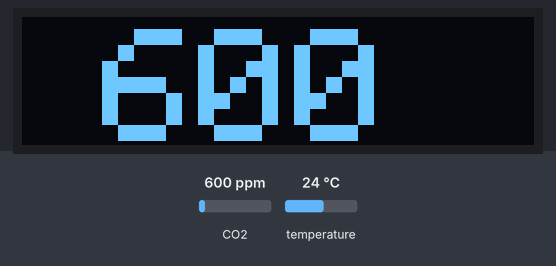
Bench run of a sketch on a simulated Arduino Uno, built with avr-gcc and run on an emulated ATmega328P. Shown: 128×32 one-colour display. Inputs (shaded band) come from the test bench; at power-on: CO2 600 ppm, temperature 24 °C. The display library's start-up logo is not drawn; what the sketch prints to the serial monitor is not drawn.

Above: at 4.8 s.
4.9 s: CO2 set to 452 ppm
At 6.5 s:
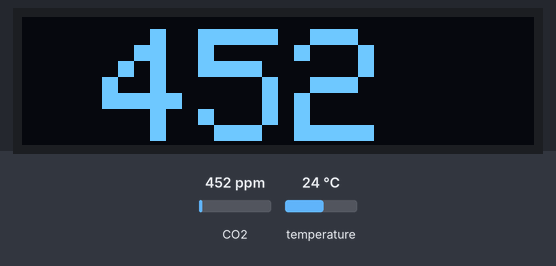
7.9 s: CO2 set to 1050 ppm
At 9.4 s:
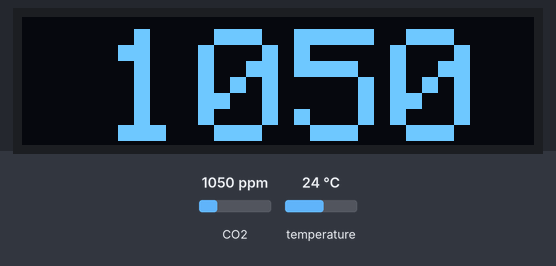
10.9 s: CO2 set to 1700 ppm
At 12.5 s:
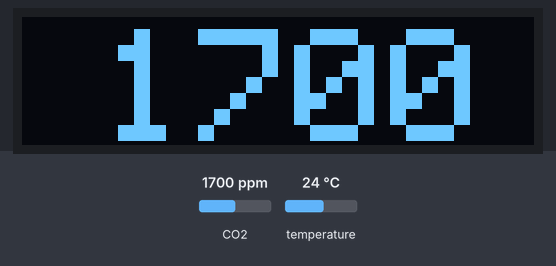
Timing chart, 0 to 14.0 s (numbered marks = the images above; inputs shaded):
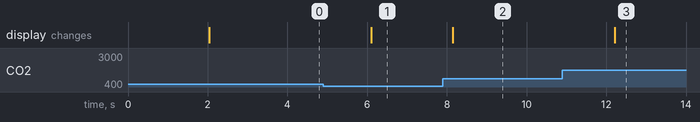

The sketch:

co2nano.ino
```cpp
#include <Arduino.h>
#include <MHZ19.h>                                         // MH-Z19 CO2 sensor library
#include <SoftwareSerial.h>                                // SoftwareSerial support to use hardware serial port for programming and debugging
#include <Adafruit_SSD1306.h>                              // SSD 1306 i2C OLED display support

#define RX_PIN 2                                           // Rx pin which the MHZ19 Tx pin is attached to
#define TX_PIN 3                                           // Tx pin which the MHZ19 Rx pin is attached to
#define BAUDRATE 9600                                      // Device to MH-Z19 Serial baudrate (should not be changed)

MHZ19 myMHZ19;                                             // Constructor for library

SoftwareSerial mySerial(RX_PIN, TX_PIN);                   // create serial device to MH-Z19 serial
Adafruit_SSD1306 display = Adafruit_SSD1306(128, 32, &Wire); // constructor for OLED display

unsigned long getDataTimer = 0;                             // timestamp for polling interval

void setup()
{
    Serial.begin(9600);                                     // Device to serial monitor feedback

    mySerial.begin(BAUDRATE);                               // device to MH-Z19 serial start
    myMHZ19.begin(mySerial);                                // *Serial(Stream) refence must be passed to library begin().

    myMHZ19.autoCalibration();                              // Turn auto calibration ON (OFF autoCalibration(false))

    display.begin(SSD1306_SWITCHCAPVCC, 0x3C);              // SSD1306_SWITCHCAPVCC = generate display voltage from 3.3V internally
                                                            // Address 0x3C for 128x32
    display.display();                                      // Show image buffer on the display hardware.
                                                            // Since the buffer is intialized with an Adafruit splashscreen
                                                            // internally, this will display the splashscreen.
}

void loop()
{
    if (millis() - getDataTimer >= 2000)
    {
        int CO2;

        /* note: getCO2() default is command "CO2 Unlimited". This returns the correct CO2 reading even
        if below background CO2 levels or above range (useful to validate sensor). You can use the
        usual documented command with getCO2(false) */

        CO2 = myMHZ19.getCO2();                             // Request CO2 (as ppm)

        Serial.print("CO2 (ppm): ");
        Serial.println(CO2);

        int8_t Temp;
        char buf[40];
        Temp = myMHZ19.getTemperature();                     // Request Temperature (as Celsius)
        Serial.print("Temperature (C): ");
        Serial.println(Temp);

        display.clearDisplay();                              // Clear the buffer.

        // text display tests
        display.setTextColor(SSD1306_WHITE);
        display.setCursor(20,3);
        display.setTextSize(4.7);
        /*
        show temperature and CO2
        display.setTextSize(2);
        sprintf(buf, "CO2: %d\n  T: %d\11C", CO2, Temp);
        */
        sprintf(buf, "%d", CO2);
        display.print(buf);
        display.display();                                   // actually display all of the above

        getDataTimer = millis();
    }
}
```

Measured:
- after the input at 4.9 s, the display: changes after 1.2 s (image 1)
- after the input at 7.9 s, the display: changes after 0.24 s (image 2)
- after the input at 10.9 s, the display: changes after 1.3 s (image 3)
